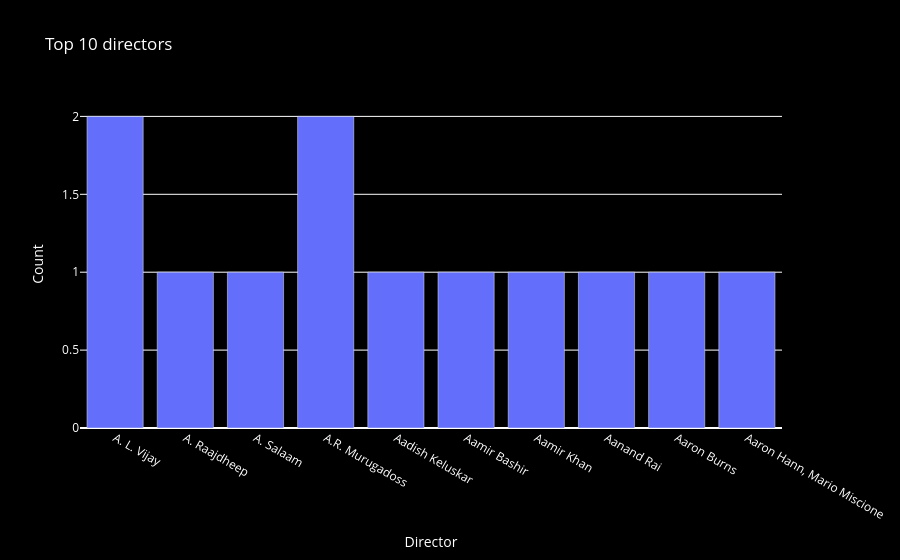

Notebook source saved alongside this figure:
### Code cell
fig = px.bar(grouped_data.head(10), x='director', y='count',
                title="Top 10 directors",
                labels={'director': "Director", 'count': "Count"},
                color_discrete_map={'United States': 'blue', 'India': 'green'})
fig.update_layout(
        plot_bgcolor='rgba(0,0,0,0)', 
        paper_bgcolor='black',         
        font=dict(color='white')       
    )
fig.show()

### Figure 1 — Plotly figure (JSON) as saved in the notebook; plotly's stock layout.template omitted (floating-point values rounded to 4 significant figures)
{"data": [{"alignmentgroup": "True", "hovertemplate": "Director=%{x}<br>Count=%{y}<extra></extra>", "legendgroup": "", "marker": {"color": "#636efa", "pattern": {"shape": ""}}, "name": "", "offsetgroup": "", "orientation": "v", "showlegend": false, "textposition": "auto", "type": "bar", "x": ["A. L. Vijay", "A. Raajdheep", "A. Salaam", "A.R. Murugadoss", "Aadish Keluskar", "Aamir Bashir", "Aamir Khan", "Aanand Rai", "Aaron Burns", "Aaron Hann, Mario Miscione"], "xaxis": "x", "y": [2, 1, 1, 2, 1, 1, 1, 1, 1, 1], "yaxis": "y"}], "layout": {"barmode": "relative", "font": {"color": "white"}, "legend": {"tracegroupgap": 0}, "paper_bgcolor": "black", "plot_bgcolor": "rgba(0,0,0,0)", "title": {"text": "Top 10 directors"}, "xaxis": {"anchor": "y", "domain": [0, 1], "title": {"text": "Director"}}, "yaxis": {"anchor": "x", "domain": [0, 1], "title": {"text": "Count"}}}}
